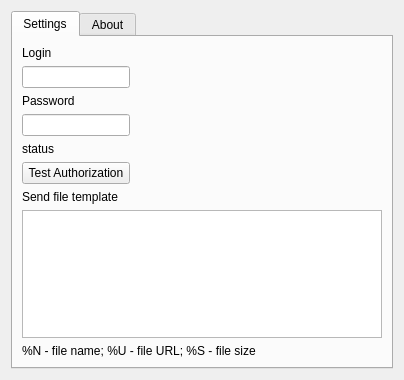
<?xml version="1.0" encoding="UTF-8"?>
<ui version="4.0">
 <class>YandexNarodSettingsClass</class>
 <widget class="QWidget" name="YandexNarodSettingsClass">
  <property name="geometry">
   <rect>
    <x>0</x>
    <y>0</y>
    <width>404</width>
    <height>380</height>
   </rect>
  </property>
  <property name="windowTitle">
   <string>Settings</string>
  </property>
  <layout class="QGridLayout" name="gridLayout">
   <item row="0" column="1">
    <widget class="QTabWidget" name="tabWidget">
     <property name="currentIndex">
      <number>0</number>
     </property>
     <widget class="QWidget" name="SettingsTab">
      <attribute name="title">
       <string>Settings</string>
      </attribute>
      <layout class="QHBoxLayout" name="horizontalLayout">
       <item>
        <layout class="QGridLayout" name="gridLayout_3">
         <property name="sizeConstraint">
          <enum>QLayout::SetMinimumSize</enum>
         </property>
         <property name="horizontalSpacing">
          <number>170</number>
         </property>
         <item row="1" column="0">
          <widget class="QLineEdit" name="editLogin">
           <property name="sizePolicy">
            <sizepolicy hsizetype="Minimum" vsizetype="Fixed">
             <horstretch>0</horstretch>
             <verstretch>0</verstretch>
            </sizepolicy>
           </property>
          </widget>
         </item>
         <item row="2" column="0">
          <widget class="QLabel" name="label2">
           <property name="text">
            <string>Password</string>
           </property>
          </widget>
         </item>
         <item row="3" column="0">
          <widget class="QLineEdit" name="editPasswd">
           <property name="sizePolicy">
            <sizepolicy hsizetype="Minimum" vsizetype="Fixed">
             <horstretch>0</horstretch>
             <verstretch>0</verstretch>
            </sizepolicy>
           </property>
           <property name="echoMode">
            <enum>QLineEdit::Password</enum>
           </property>
          </widget>
         </item>
         <item row="0" column="0">
          <widget class="QLabel" name="label1">
           <property name="text">
            <string>Login</string>
           </property>
          </widget>
         </item>
         <item row="5" column="0">
          <widget class="QPushButton" name="btnTest">
           <property name="text">
            <string>Test Authorization</string>
           </property>
          </widget>
         </item>
         <item row="4" column="0">
          <widget class="QLabel" name="labelStatus">
           <property name="text">
            <string>status</string>
           </property>
           <property name="textInteractionFlags">
            <set>Qt::LinksAccessibleByMouse</set>
           </property>
          </widget>
         </item>
         <item row="5" column="1">
          <spacer name="horizontalSpacer_2">
           <property name="orientation">
            <enum>Qt::Horizontal</enum>
           </property>
           <property name="sizeHint" stdset="0">
            <size>
             <width>68</width>
             <height>20</height>
            </size>
           </property>
          </spacer>
         </item>
         <item row="7" column="0" colspan="2">
          <widget class="QTextEdit" name="textTpl">
           <property name="html">
            <string>&lt;!DOCTYPE HTML PUBLIC &quot;-//W3C//DTD HTML 4.0//EN&quot; &quot;http://www.w3.org/TR/REC-html40/strict.dtd&quot;&gt;
&lt;html&gt;&lt;head&gt;&lt;meta name=&quot;qrichtext&quot; content=&quot;1&quot; /&gt;&lt;style type=&quot;text/css&quot;&gt;
p, li { white-space: pre-wrap; }
&lt;/style&gt;&lt;/head&gt;&lt;body style=&quot; font-family:'Sans Serif'; font-size:8pt; font-weight:400; font-style:normal;&quot;&gt;
&lt;p style=&quot;-qt-paragraph-type:empty; margin-top:0px; margin-bottom:0px; margin-left:0px; margin-right:0px; -qt-block-indent:0; text-indent:0px; font-family:'Verdana';&quot;&gt;&lt;/p&gt;&lt;/body&gt;&lt;/html&gt;</string>
           </property>
          </widget>
         </item>
         <item row="6" column="0" colspan="2">
          <widget class="QLabel" name="label">
           <property name="text">
            <string>Send file template</string>
           </property>
          </widget>
         </item>
         <item row="8" column="0" colspan="2">
          <widget class="QLabel" name="label_2">
           <property name="maximumSize">
            <size>
             <width>16777215</width>
             <height>17</height>
            </size>
           </property>
           <property name="text">
            <string>%N - file name; %U - file URL; %S - file size</string>
           </property>
          </widget>
         </item>
        </layout>
       </item>
      </layout>
     </widget>
     <widget class="QWidget" name="AboutTab">
      <attribute name="title">
       <string>About</string>
      </attribute>
      <layout class="QHBoxLayout" name="horizontalLayout_2">
       <item>
        <widget class="QLabel" name="labelAbout">
         <property name="text">
          <string>&lt;!DOCTYPE HTML PUBLIC &quot;-//W3C//DTD HTML 4.0//EN&quot; &quot;http://www.w3.org/TR/REC-html40/strict.dtd&quot;&gt;
&lt;html&gt;&lt;head&gt;&lt;meta name=&quot;qrichtext&quot; content=&quot;1&quot; /&gt;&lt;style type=&quot;text/css&quot;&gt;
p, li { white-space: pre-wrap; }
&lt;/style&gt;&lt;/head&gt;&lt;body style=&quot; font-family:'Tahoma'; font-size:10pt; font-weight:400; font-style:normal;&quot;&gt;
&lt;p align=&quot;center&quot; style=&quot; margin-top:0px; margin-bottom:0px; margin-left:0px; margin-right:0px; -qt-block-indent:0; text-indent:0px;&quot;&gt;&lt;img src=&quot;:/icons/yandexnarodlogo.png&quot; /&gt;&lt;/p&gt;
&lt;p align=&quot;center&quot; style=&quot; margin-top:0px; margin-bottom:0px; margin-left:0px; margin-right:0px; -qt-block-indent:0; text-indent:0px;&quot;&gt;&lt;span style=&quot; font-family:'Bitstream Vera Sans'; font-weight:600;&quot;&gt;Yandex.Narod qutIM plugin&lt;/span&gt;&lt;/p&gt;
&lt;p align=&quot;center&quot; style=&quot; margin-top:0px; margin-bottom:0px; margin-left:0px; margin-right:0px; -qt-block-indent:0; text-indent:0px;&quot;&gt;&lt;span style=&quot; font-family:'Bitstream Vera Sans';&quot;&gt;svn version&lt;/span&gt;&lt;/p&gt;
&lt;p align=&quot;center&quot; style=&quot;-qt-paragraph-type:empty; margin-top:0px; margin-bottom:0px; margin-left:0px; margin-right:0px; -qt-block-indent:0; text-indent:0px; font-family:'Bitstream Vera Sans';&quot;&gt;&lt;/p&gt;
&lt;p align=&quot;center&quot; style=&quot; margin-top:0px; margin-bottom:0px; margin-left:0px; margin-right:0px; -qt-block-indent:0; text-indent:0px;&quot;&gt;&lt;span style=&quot; font-family:'Bitstream Vera Sans';&quot;&gt;File exchange via &lt;/span&gt;&lt;a href=&quot;http://narod.yandex.ru&quot;&gt;&lt;span style=&quot; font-family:'Bitstream Vera Sans'; text-decoration: underline; color:#0057ae;&quot;&gt;Yandex.Narod&lt;/span&gt;&lt;/a&gt;&lt;span style=&quot; font-family:'Bitstream Vera Sans';&quot;&gt; service&lt;/span&gt;&lt;/p&gt;
&lt;p style=&quot;-qt-paragraph-type:empty; margin-top:0px; margin-bottom:0px; margin-left:0px; margin-right:0px; -qt-block-indent:0; text-indent:0px; font-family:'Bitstream Vera Sans';&quot;&gt;&lt;/p&gt;
&lt;p align=&quot;center&quot; style=&quot; margin-top:0px; margin-bottom:0px; margin-left:0px; margin-right:0px; -qt-block-indent:0; text-indent:0px;&quot;&gt;&lt;span style=&quot; font-family:'Bitstream Vera Sans'; font-weight:600;&quot;&gt;Author: &lt;/span&gt;&lt;/p&gt;
&lt;p align=&quot;center&quot; style=&quot; margin-top:0px; margin-bottom:0px; margin-left:0px; margin-right:0px; -qt-block-indent:0; text-indent:0px;&quot;&gt;&lt;span style=&quot; font-family:'Bitstream Vera Sans';&quot;&gt;Alexander Kazarin&lt;/span&gt;&lt;/p&gt;
&lt;p align=&quot;center&quot; style=&quot; margin-top:0px; margin-bottom:0px; margin-left:0px; margin-right:0px; -qt-block-indent:0; text-indent:0px;&quot;&gt;&lt;a href=&quot;mailto:boiler.co.ru&quot;&gt;&lt;span style=&quot; font-family:'Bitstream Vera Sans'; text-decoration: underline; color:#0000ff;&quot;&gt;boiler@co.ru&lt;/span&gt;&lt;/a&gt;&lt;/p&gt;
&lt;p align=&quot;center&quot; style=&quot;-qt-paragraph-type:empty; margin-top:0px; margin-bottom:0px; margin-left:0px; margin-right:0px; -qt-block-indent:0; text-indent:0px; font-family:'Bitstream Vera Sans'; text-decoration: underline; color:#000000;&quot;&gt;&lt;/p&gt;
&lt;p align=&quot;center&quot; style=&quot;-qt-paragraph-type:empty; margin-top:0px; margin-bottom:0px; margin-left:0px; margin-right:0px; -qt-block-indent:0; text-indent:0px; font-family:'Bitstream Vera Sans'; text-decoration: underline; color:#000000;&quot;&gt;&lt;/p&gt;
&lt;p align=&quot;center&quot; style=&quot; margin-top:0px; margin-bottom:0px; margin-left:0px; margin-right:0px; -qt-block-indent:0; text-indent:0px;&quot;&gt;&lt;span style=&quot; font-family:'Bitstream Vera Sans'; color:#000000;&quot;&gt;(c) 2008-2009&lt;/span&gt;&lt;/p&gt;&lt;/body&gt;&lt;/html&gt;</string>
         </property>
         <property name="wordWrap">
          <bool>true</bool>
         </property>
        </widget>
       </item>
      </layout>
     </widget>
    </widget>
   </item>
  </layout>
 </widget>
 <resources/>
 <connections/>
 <slots>
  <slot>testclick()</slot>
 </slots>
</ui>
